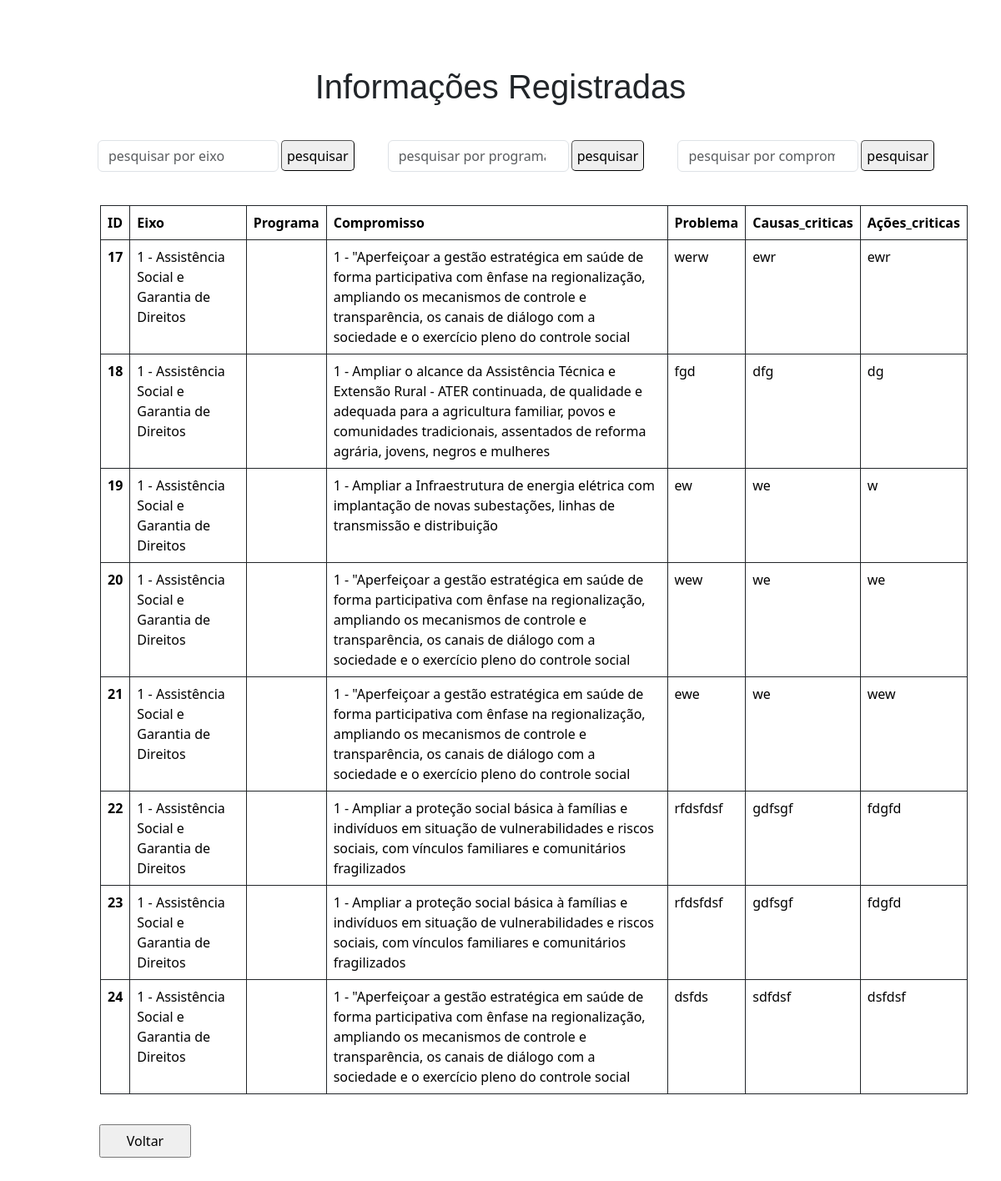
Page /lista.php on the earlier database version.
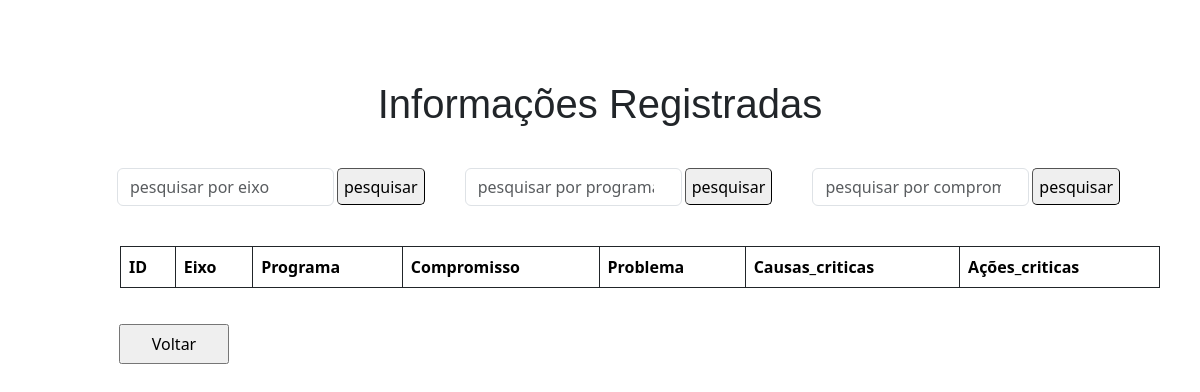
Same page on the later database version.
### tables this page shows
CREATE TABLE `medidas` (
  `id` int(11) NOT NULL,
  `eixo_relacionado` varchar(255) NOT NULL,
  `programa_relacionado` varchar(255) NOT NULL,
  `compromisso_relacionado` varchar(255) NOT NULL,
  `problema` varchar(255) NOT NULL,
  `causas_criticas` varchar(255) NOT NULL,
  `acoes_criticas` varchar(255) NOT NULL
);

### post/Acoes.php (called while the page is built, shortened)
<?php
class Acoes
{
   public function pesquisar(){
      global $conn;
      if(!empty($_GET['eixo']))
      {
         $data = $_GET['eixo'];
         $sql = "SELECT eixo_relacionado FROM medidas WHERE eixo_relacionado LIKE '$data'";
      }
      else if(!empty($_GET['programa']))
      {
         $data = $_GET['programa'];
         $sql = "SELECT programa_relacionado FROM medidas WHERE programa_relacionado LIKE '$data'";
      }
      else if(!empty($_GET['compromisso']))
      {
         $data = $_GET['compromisso'];
         $sql = "SELECT compromisso_relacionado FROM medidas WHERE compromisso_relacionado LIKE '$data'";
      }
      else
      {
        $sql = "SELECT * FROM medidas";
      }
      $result = $conn->query($sql);
      return $result->fetchAll(PDO::FETCH_ASSOC);
   }
}
?>

### lista.php (the view, shortened to what this page needs)
<?php
require 'post/config.php';
require 'post/Acoes.php';
?>
<!DOCTYPE html>
<html lang="en">
<head>
    <link rel="stylesheet" href="./css/lista.css?v=4">
    <link href="https://cdn.jsdelivr.net/npm/bootstrap@5.3.2/dist/css/bootstrap.min.css" rel="stylesheet"
>
</head>
<body>
    <div id="container">
      <h1>Informações Registradas</h1>
    </div>
    <div id="sub-container">
    <input type="search" class="form-control w-25" placeholder="pesquisar por eixo" id="pesquisar_eixo">
        <button onclick="searchData()" class="botao-pesquisa">pesquisar</button>
    <input type="search" class="form-control w-25" placeholder="pesquisar por programa" id="pesquisar_programa">
        <button onclick="searchData()" class="botao-pesquisa">pesquisar</button>
    <input type="search" class="form-control w-25" placeholder="pesquisar por compromisso" id="pesquisar_compromisso">
        <button onclick="searchData()" class="botao-pesquisa">pesquisar</button>
    </div>
    <div id="tabela">
        <table class="table table-bordered border-dark" border ='1'>
         <thead>
            <tr>
            <th scope="col">ID</th>
            <th scope="col">Eixo</th>
            <th scope="col">Programa</th>
            <th scope="col">Compromisso</th>
            <th scope="col">Problema</th>
            <th scope="col">Causas_criticas</th>
            <th scope="col">Ações_criticas</th>
            </tr>
         </thead>
        <tbody>
        <?php
         $pesquisar = new Acoes();
         $rows = $pesquisar->pesquisar();
         if(count($rows) > 0){
          foreach ($rows as $row) {
        ?>
          <tr>
            <th scope="col" class="id"><?= $row['id']?></th>
            <td><?= $row['eixo_relacionado'] ?></td>
            <td><?= $row['programa_relacionado'] ?></td>
            <td><?= $row['compromisso_relacionado'] ?></td>
            <td><?= $row['problema'] ?></td>
            <td><?= $row['causas_criticas'] ?></td>
            <td><?= $row['acoes_criticas'] ?></td>
          </tr>
        <?php
          }
        }
        ?>
       </tbody>
       </table>
       <input type="button" value="Voltar" class="botao" onClick="window.location.href='index.php'">
    </div>
</body>
</html>

### css/lista.css (style rules this page uses)
* { margin: 40px; }
h1 { text-align: center; margin-top: 47px; font-family: Arial, Helvetica, sans-serif; font-weight: normal; }
.botao { margin-top: 20px; margin-left: 39px; width: 110px; height: 40px; cursor: pointer; }
.botao-pesquisa { border-width: 1px; float:left; height:37px; border-radius:5px 5px 5px 5px; width:100px; }
#sub-container { display: flex; justify-content: center; gap: .3%; }
.form-control { margin-left: 37px; }

Differences in the rows shown:
removed medidas: id "17", eixo_relacionado "1 - Assistência Social e Garantia de Direitos", compromisso_relacionado "1 - \"Aperfeiçoar a gestão estratégica em saúde de forma participativa com ênfase na regionalização, ampliando os mecanismos de controle e transparência, os canais de diálogo com a sociedade e o exercício pleno do controle social", problema "werw", causas_criticas "ewr", acoes_criticas "ewr"
removed medidas: id "18", eixo_relacionado "1 - Assistência Social e Garantia de Direitos", compromisso_relacionado "1 - Ampliar o alcance da Assistência Técnica e Extensão Rural - ATER continuada, de qualidade e adequada para a agricultura familiar, povos e comunidades tradicionais, assentados de reforma agrária, jovens, negros e mulheres", problema "fgd", causas_criticas "dfg", acoes_criticas "dg"
removed medidas: id "19", eixo_relacionado "1 - Assistência Social e Garantia de Direitos", compromisso_relacionado "1 - Ampliar a Infraestrutura de energia elétrica com implantação de novas subestações, linhas de transmissão e distribuição", problema "ew", causas_criticas "we", acoes_criticas "w"
removed medidas: id "20", eixo_relacionado "1 - Assistência Social e Garantia de Direitos", compromisso_relacionado "1 - \"Aperfeiçoar a gestão estratégica em saúde de forma participativa com ênfase na regionalização, ampliando os mecanismos de controle e transparência, os canais de diálogo com a sociedade e o exercício pleno do controle social", problema "wew", causas_criticas "we", acoes_criticas "we"
removed medidas: id "21", eixo_relacionado "1 - Assistência Social e Garantia de Direitos", compromisso_relacionado "1 - \"Aperfeiçoar a gestão estratégica em saúde de forma participativa com ênfase na regionalização, ampliando os mecanismos de controle e transparência, os canais de diálogo com a sociedade e o exercício pleno do controle social", problema "ewe", causas_criticas "we", acoes_criticas "wew"
removed medidas: id "22", eixo_relacionado "1 - Assistência Social e Garantia de Direitos", compromisso_relacionado "1 - Ampliar a proteção social básica à famílias e indivíduos em situação de vulnerabilidades e riscos sociais, com vínculos familiares e comunitários fragilizados", problema "rfdsfdsf", causas_criticas "gdfsgf", acoes_criticas "fdgfd"
removed medidas: id "23", eixo_relacionado "1 - Assistência Social e Garantia de Direitos", compromisso_relacionado "1 - Ampliar a proteção social básica à famílias e indivíduos em situação de vulnerabilidades e riscos sociais, com vínculos familiares e comunitários fragilizados", problema "rfdsfdsf", causas_criticas "gdfsgf", acoes_criticas "fdgfd"
removed medidas: id "24", eixo_relacionado "1 - Assistência Social e Garantia de Direitos", compromisso_relacionado "1 - \"Aperfeiçoar a gestão estratégica em saúde de forma participativa com ênfase na regionalização, ampliando os mecanismos de controle e transparência, os canais de diálogo com a sociedade e o exercício pleno do controle social", problema "dsfds", causas_criticas "sdfdsf", acoes_criticas "dsfdsf"
